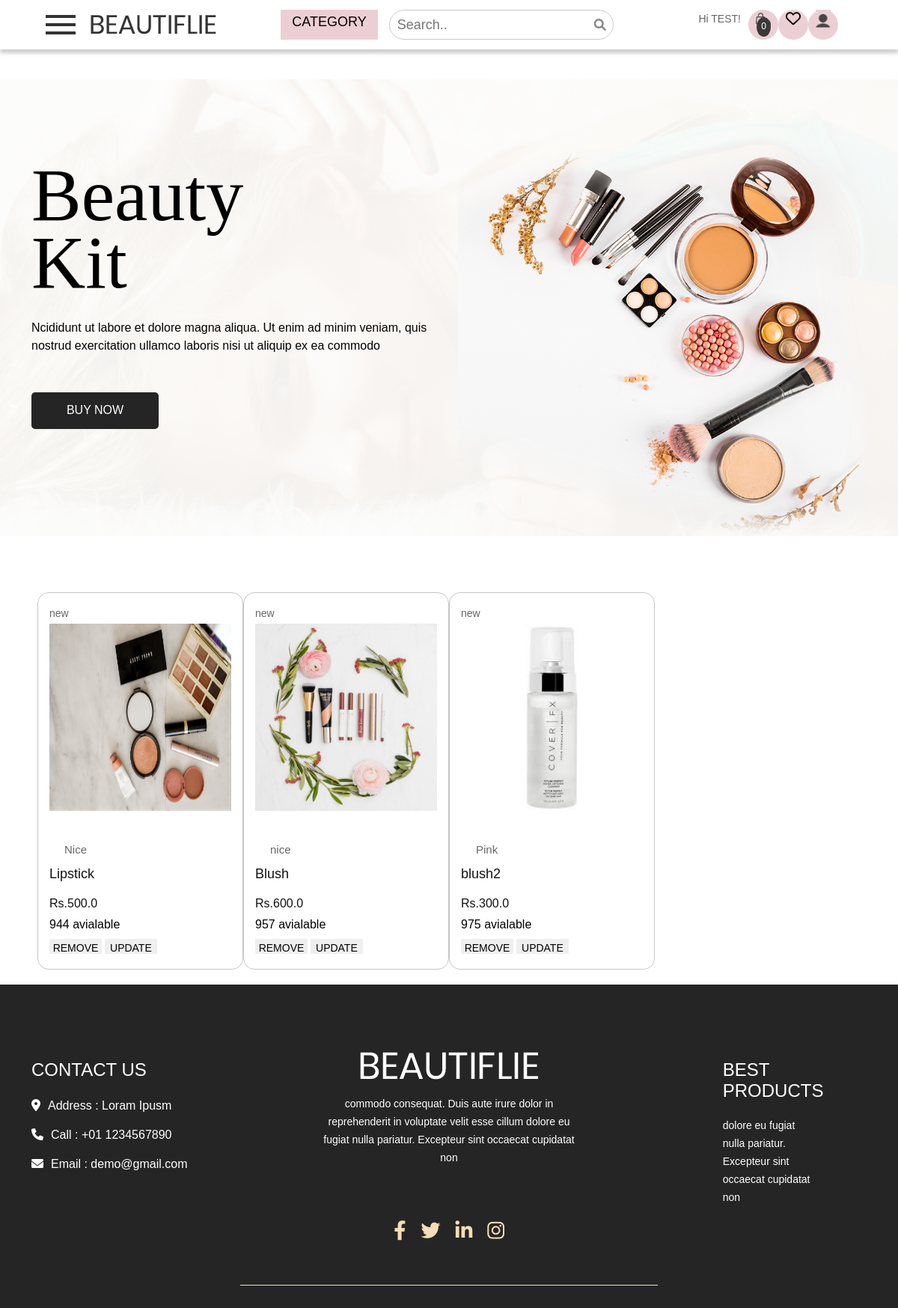
Screenshot of /acc/viewMyProduct/ (signed in) with the database file from the repository.
### cart/models.py (models this page shows)
class Cart(models.Model):
    username=models.ForeignKey(User,on_delete=models.CASCADE,related_name='carts',unique=True)
    is_paid=models.BooleanField(default=False)

### products/models.py (models this page shows, shortened)
class Products(models.Model):
    seller=models.ForeignKey(Sellers,default=1,on_delete=models.CASCADE)
    product_id = models.AutoField(primary_key=True)
    product_name=models.CharField(max_length=100,null=True)
    price = models.FloatField(null=False)
    description = models.TextField(null=True)
    category = models.CharField(choices=CATEGORY_CHOICES,max_length=30,null=True)
    quantity  = models.IntegerField(default=0,null=True)
    product_image = models.ImageField(upload_to='product',null=True,default = None)

### main/views.py (the view)
    def wrapper(request, *args, **kwargs):
        if not request.user.is_authenticated:
            return redirect(reverse('login'))
        if not Sellers.objects.filter(user=request.user).exists():
            return redirect(reverse('index'))
        return function(request, *args, **kwargs)

### account/views.py (called while the page is built)
@login_required
@isSeller
def viewMyProduct(request):
    context={}
    try:
        temp1 =Sellers.objects.get(user=User.objects.get(username=request.session['username']))
        context['products'] = Products.objects.filter(seller=temp1)
        context['admin']=request.user
        return render(request,'products/viewMyProduct.html',context)
    except KeyError:
        return redirect('/acc/login/')

### cart/templatetags/custom_tags2.py (called while the page is built)
@register.simple_tag(takes_context=True)
def cart_count(context):
    request = context['request']
    cart_count = 0
    if not request.user.is_anonymous:
        cart = Cart.objects.get(username=request.user)
        cart_items = CartItems.objects.filter(cart=cart)
        for item in cart_items:
            cart_count += item.quantity
    return cart_count

### main/templatetags/custom_tags.py (called while the page is built)
@register.simple_tag
def categories():
    return CATEGORY_CHOICES

@register.simple_tag(takes_context=True)
def is_seller(context):
    request = context['request']
    is_seller = False
    try :
        seller = Sellers.objects.get(user=request.user)
        if seller:
            is_seller = True
        else : is_seller = False
    except Exception as e:
        is_seller = False
    return is_seller

### main/views.py (called while the page is built)
def isSeller(function):
    def wrapper(request, *args, **kwargs):
        if not request.user.is_authenticated:
            return redirect(reverse('login'))
        if not Sellers.objects.filter(user=request.user).exists():
            return redirect(reverse('index'))
        return function(request, *args, **kwargs)
    return wrapper

### templates/products/viewMyProduct.html (shortened to what this page needs)
{%extends "main/base.html"%}
{% block main-content%}
   <section class="section-products">
  <div class="container">
      <div class="row justify-content-center text-center">
      </div>
      <div class="row">
          {%for i in products %}
          <div class="col-md-6 col-lg-4 col-xl-3">
              <div id="product-4" class="single-product">
                  <div class="part-1">
                      <span class="new">new</span>
                      <ul>
                        <img style='height:250px;' src='{{MEDIA_ROOT}}/{{i.product_image}}' class="card-img-top" alt="...">
                        <h5 class="card-title"></h5>
                <p class="card-text">{{i.description}}</p>
                      </ul>
                  </div>
                  <div class="part-2">
                      <h3 class="product-title">{{i.product_name}}</h3>
                      <h4 class="product-price">Rs.{{i.price}}</h4>
                      <h3 class="price_text" style="color:black;">{{i.quantity}} avialable</h3>
                     <form method="POST" action="/updateMyProduct/">
                      {%if request.username != '' %}
                      <td><button onclick="return confirmDelete()" style="width:70px;height:20px;" name="removeOrUpdate" value="remove">REMOVE</button></td>
                      <td><button style="width:70px;height:20px;" name="removeOrUpdate" value="update">UPDATE</button></td>
                       {%endif%}
                       </form>
                  </div>
              </div>
          </div>
{%endfor%}
      </div>
  </div>
</section>{% endblock%}

### templates/main/header.html (shortened to what this page needs)
{% load custom_tags %}
{% load custom_tags2 %}
<div class="header_section">
    <div class="container-fluid">
        <div class="header-1">
          <span class="toggle_icon" onclick="openNav()"><img src="/static/images/toggle-icon.png"></span>
          <a class="logo" href="{% url 'index' %}"><img src="/static/images/logo.png"></a>
        </div>
        <div class="header-2">
            <div class="form-inline login_text">
              <ul class="nav-list">
                <li class="dropdown dropbtn">
                  <a >Category</a>
                </li>
                <li class="search-li">
                  <form class="search-wrapper" id="search-form">
                    <input type="text" class="search-input" placeholder="Search.." name="searchText" id="searchText">
                    <button class="search-button" type="submit" id="search-submit">
                        <i class="fa fa-search" aria-hidden="true" alt="Search"></i>
                    </button>
                </form>
                </li>
              </ul>
            </div>
        </div>
        <div class="header-3">
          {% if request.user.is_authenticated %}
            <li>Hi {{ request.user }}!</li>
            <div class="dropbtn-2">
            <li>
              <a href="{% url 'cart' %}" class="cart-link">
                <span class="cart-count"> {% cart_count %}</span>
              </a>
            </li>
          </div>
          <div class="dropbtn-2">
            <li class="link-item" id='a'>
              <a  href="{% url 'wishlist' %}" style="color:black;"><i class="fas fa-heart"></i></a>
            </li>
          </div>
          <div class="dropbtn-2">
            <li>
              <div class="dropdown">
                <button class="dropbtn"><img src="/static/images/user-icon.png"></button>
              </div>
            </li>
          </div>
          {% endif %}
        </div>
    </div>
  </div>

### main/static/css/mybase.css (style rules this page uses)
html { scroll-behavior: smooth; }
.link-item { color: black; }
.cart-count { position: absolute; top: 22px; right: 17px; background-color: rgb(57, 57, 57); color: white; padding: 2px 5px; border-radius: 60%; font-size: 14px; }
.login_text li { color: black !important; }
#a { float: left; list-style-type: none; }
.section-products .row { padding: 20px 20px 20px 20px; }
.header-3 .fa-heart { height: 100%; width: 100%; font-size: 20px; }
.header-3 .fas { font-weight: normal; }
.search-wrapper { position: relative; display: inline-block; }
.search-input { width: 300px; padding: 3px 40px 3px 10px; border-radius: 25px; border: 1px solid #ccc; outline: none; }
.search-button { position: absolute; right: 10px; top: 50%; transform: translateY(-50%); background: none; border: none; outline: none; cursor: pointer; }
.search-button .fa-search { font-size: 16px; color: #888; }

### main/static/css/style.css (style rules this page uses)
* { box-sizing: border-box !important; transition: ease all 0.5s; }
html { scroll-behavior: smooth; }
body { color: #666666; font-size: 14px; line-height: 1.80857; font-weight: normal; overflow-x: hidden; font-family: 'Open Sans', sans-serif; }
a { color: #1f1f1f; text-decoration: none !important; outline: none !important; -webkit-transition: all .3s ease-in-out; -moz-transition: all .3s ease-in-out; -ms-transition: all .3s ease-in-out; -o-transition: all .3s ease-in-out; transition: all .3s ease-in-out; }
h1, h2, h3, h4, h5, h6 { letter-spacing: 0; font-weight: normal; position: relative; padding: 10px 0 10px 0; font-weight: normal; line-height: normal; color: #111111; margin: 0 }
h3 { font-size: 18px }
h4 { font-size: 16px }
h5 { font-size: 14px }
*, *::after, *::before { -webkit-box-sizing: border-box; -moz-box-sizing: border-box; box-sizing: border-box; }
ul, li, ol { margin: 0px; padding: 0px; list-style: none; }
p { margin: 20px; font-weight: 300; font-size: 15px; line-height: 24px; }
a { color: #222222; text-decoration: none; outline: none !important; }
a, .btn { text-decoration: none !important; outline: none !important; -webkit-transition: all .3s ease-in-out; -moz-transition: all .3s ease-in-out; -ms-transition: all .3s ease-in-out; -o-transition: all .3s ease-in-out; transition: all .3s ease-in-out; }
img { max-width: 100%; height: auto; }
button { border: 0; margin: 0; padding: 0; cursor: pointer; }
.header_section { width: 100%; float: left; background-color: white; height: auto; background-size: 100%; box-shadow: 0 5px 5px rgba(0, 0, 0, 0.2); }
.toggle_icon { padding: 10px 0px; }
.login_text { width: 100%; float: left; }
.login_text ul { margin: 0px; padding: 0px; }
.login_text li { font-size: 18px; color: #ffffff; text-transform: uppercase; float: left; padding-left: 15px; padding-right: 15px; }
.login_text a { color: #000000; }
.col-md-6 { border: 1px solid #AAAA; border-top-left-radius: 15px; border-top-right-radius: 15px; border-bottom-left-radius: 15px; border-bottom-right-radius: 15px; margin : 15px 0 0 0 ; padding : 15px 15px 15px 15px }
.price_text { font-size: 16px; color: #fefefd; padding-top: 5px; text-align: left; }

### main/static/css/netdna.css (style rules this page uses)
.fa { display: inline-block; font-family: FontAwesome; font-style: normal; font-weight: normal; line-height: 1; -webkit-font-smoothing: antialiased; -moz-osx-font-smoothing: grayscale; }
.fa-search:before { content: "\f002"; }
.fa-heart:before { content: "\f004"; }

### main/static/css/order.css (style rules this page uses)
.product-price { float: left; width: 100%; }
body { padding: 0px 0px 0px 0px; font-family: Rs.font-default; font-weight: 100; }

### main/static/css/custom.css (style rules this page uses)
.container-fluid { display: flex; margin: 10px 10px; justify-content: space-around; align-items: center; }
.container-fluid .logo { margin-left: 20px; }
.container-fluid .logo img { margin-top: 10px; }
.container-fluid .header-1 { width: 20%; display: flex; }
.container-fluid .header-2 { display: flex; align-items: center; }
.container-fluid .header-2 .nav-list { display: flex; }
.container-fluid .header-3 { width: 20%; display: flex; flex-direction: row; }
.container-fluid .header-3 li { margin: 0 10px 0 10px; }
.nav-list { list-style: none; display: flex; }
.search-li { margin-right: 10px; }
.cart-link { position: relative; display: inline-block; }
.cart-count { position: absolute; top: 10px; right: 0; background-color: redblack; color: white; border-radius: 50%; padding: 2px 6px; font-size: 12px; }

### rows the page displays
Products: product_image (picture), description "Nice", product_name "Lipstick", price "500.0", quantity "944"
Products: product_image (picture), description "nice", product_name "Blush", price "600.0", quantity "957"
Products: product_image (picture), description "Pink", product_name "blush2", price "300.0", quantity "975"

### other values shown
{{ request.user }} "TEST"
